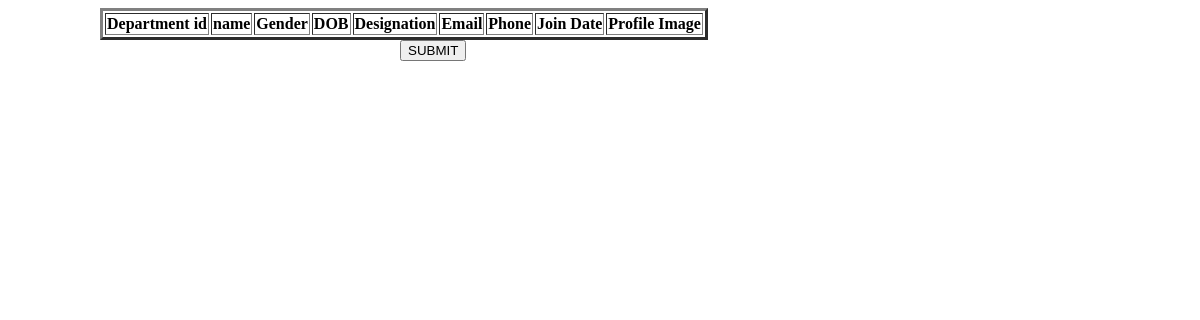
/ManageStaff, run on an earlier commit of the app's database.
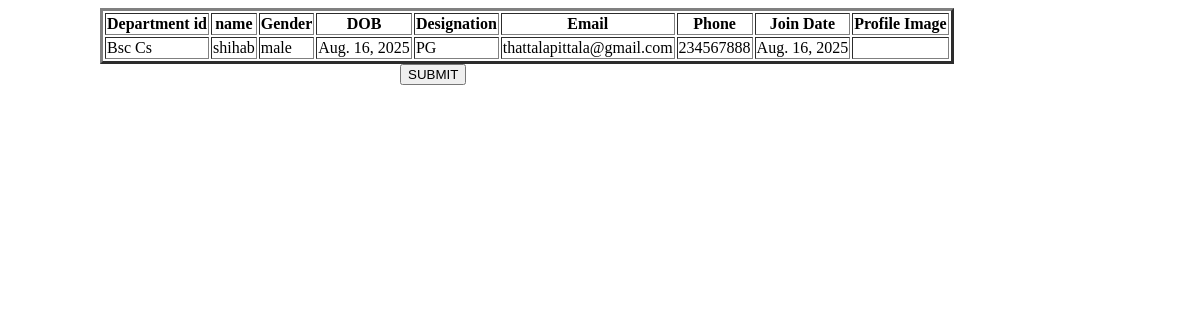
And on a later commit of the database.
### CampusSenseApp/models.py (models this page shows)
class Staff(models.Model):
    LOGIN = models.ForeignKey(LoginTable, on_delete=models.CASCADE)
    DEPARTMENT = models.ForeignKey(Department, on_delete=models.CASCADE)
    StaffName=models.CharField(max_length=50,null=True,blank=True)
    Gender=models.CharField(max_length=50,null=True,blank=True)
    DateofBirth=models.DateField(auto_now=True,null=True,blank=True)
    Designation=models.CharField(max_length=50,null=True,blank=True)
    Email=models.CharField(max_length=50,null=True,blank=True)
    Phone=models.BigIntegerField(null=True,blank=True)
    JoinDate=models.DateField(auto_now=True,null=True,blank=True)
    ProfileImage=models.FileField(null=True,blank=True)

class Department(models.Model):
    DepartmentName=models.CharField(max_length=50,null=True, blank=True)

### CampusSenseApp/views.py (the view)
# urls.py: path('ManageStaff', ManageStaff.as_view(), name="ManageStaff"),
class ManageStaff(View):
    def get(self, request):
        obj = Staff.objects.all()
        return render(request, "admin module/managestaff.html", {'val': obj})

### templates/admin module/managestaff.html (shortened to what this page needs)
<!DOCTYPE html>
<html lang="en">
<head>
</head>
<body>
    <table border="3">
    <tr>
        <th>Department id</th>
        <th>name</th>
        <th>Gender</th>
        <th>DOB</th>
        <th>Designation</th>
        <th>Email</th>
        <th>Phone</th>
        <th>Join Date</th>
        <th>Profile Image</th>
    </tr>
       {% for i in val %}
    <tr>
        <td>{{ i.DEPARTMENT.DepartmentName }}</td>
        <td>{{ i.StaffName }}</td>
        <td>{{ i.Gender }}</td>
        <td>{{ i.DateofBirth }}</td>
        <td>{{ i.Designation }}</td>
        <td>{{ i.Email }}</td>
        <td>{{ i.Phone }}</td>
        <td>{{ i.JoinDate }}</td>
        <td>{{ i.ProfileImage }}</td>
    </tr>
    {% endfor %}
    </table>
    <button type="submit">SUBMIT</button>
</body>
</html>

What changed in the data, as far as the page shows it:
added Staff: DEPARTMENT.DepartmentName "Bsc Cs", StaffName "shihab", Gender "male", DateofBirth "Aug. 16, 2025", Designation "PG", Email "thattalapittala@gmail.com", Phone "234567888", JoinDate "Aug. 16, 2025"
